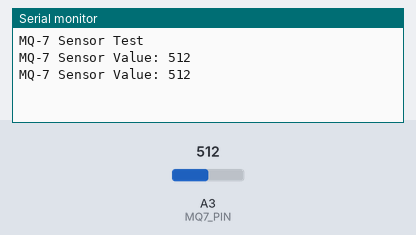
The sketch below on a simulated Arduino Uno, built with avr-gcc and run on an emulated ATmega328P. On the bench: the last lines printed to the serial monitor. The test bench sets the inputs (shaded band); at power-on: A3 (MQ7_PIN) = 512.

Above: at 2.2 s.
2.3 s: A3 (MQ7_PIN) set to 716
At 3.6 s:
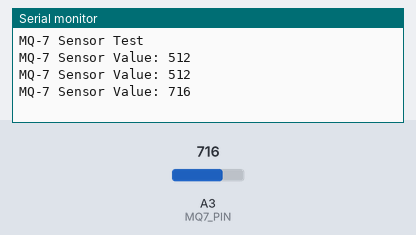
3.8 s: A3 (MQ7_PIN) set to 900
At 4.6 s:
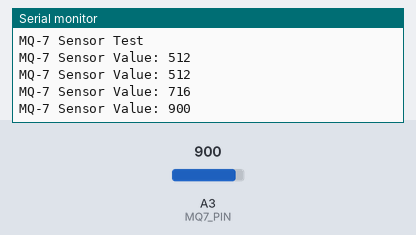
Timing chart, 0 to 6.8 s (numbered marks = the images above; inputs shaded):
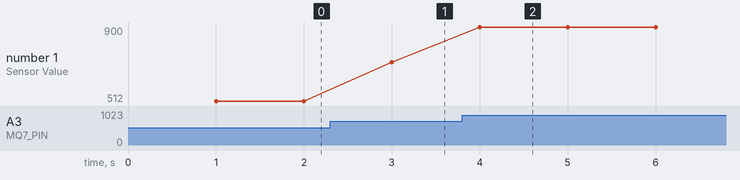

The sketch:

MQ-7TestCode.ino
```cpp
#define MQ7_PIN 17

void setup() {

  Serial.begin(115200);


  pinMode(MQ7_PIN, INPUT);


  delay(1000);
  Serial.println("MQ-7 Sensor Test");
}

void loop() {

  int sensorValue = analogRead(MQ7_PIN);


  Serial.print("MQ-7 Sensor Value: ");
  Serial.println(sensorValue);


  delay(1000);
}
```

Measured:
- after the input at 2.3 s, the serial monitor: prints a new line after 0.70 s (image 1)
- after the input at 3.8 s, the serial monitor: prints a new line after 0.20 s (image 2)
- plotted number 1: 512 → 716 after the input at 2.3 s, 716 → 900 after the input at 3.8 s
